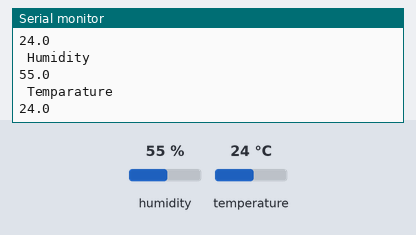
A sketch run on a simulated Arduino Uno, built with avr-gcc and run on an emulated ATmega328P. Shown: the last lines printed to the serial monitor. The test bench sets the inputs (shaded band); at power-on: humidity 55 %, temperature 24 °C.

Above: at 2.8 s.
2.9 s: humidity set to 22 %
At 5.0 s:
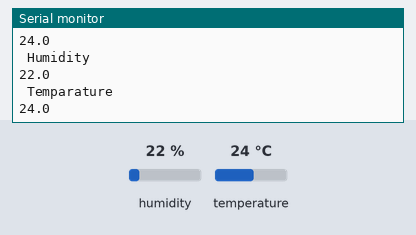
5.6 s: temperature set to 12 °C
At 7.4 s:
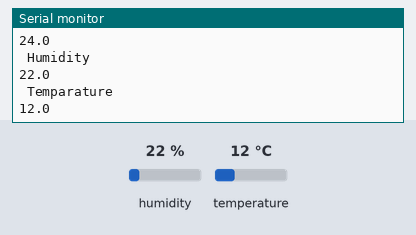
8.3 s: humidity set to 40 %
At 11.0 s:
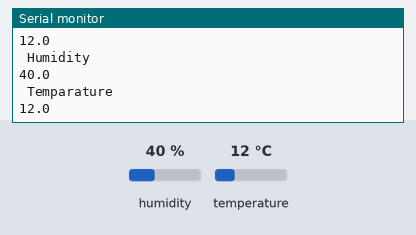
Timing chart, 0 to 12.5 s (numbered marks = the images above; inputs shaded):
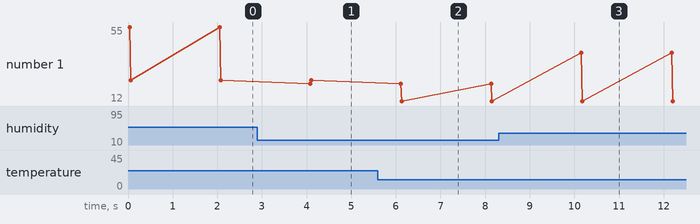

Measured:
- after the input at 2.9 s, the serial monitor: prints a new line after 1.2 s (image 1)
- after the input at 5.6 s, the serial monitor: prints a new line after 0.53 s (image 2)
- after the input at 8.3 s, the serial monitor: prints a new line after 1.9 s (image 3)
- plotted number 1: 24 → 12 after the input at 5.6 s

The sketch:

dht11_sensor_read.ino
```cpp
#include<dht.h>
dht DHT;
#define DHT11_PIN 3
void setup() {
  Serial.begin(9600);
}
void loop() { // READ DATA
  int chk = DHT.read11(DHT11_PIN);
  Serial.println(" Humidity " );
  Serial.println(DHT.humidity, 1);
  Serial.println(" Temparature ");
  Serial.println(DHT.temperature, 1);
  delay(2000);
}
```
